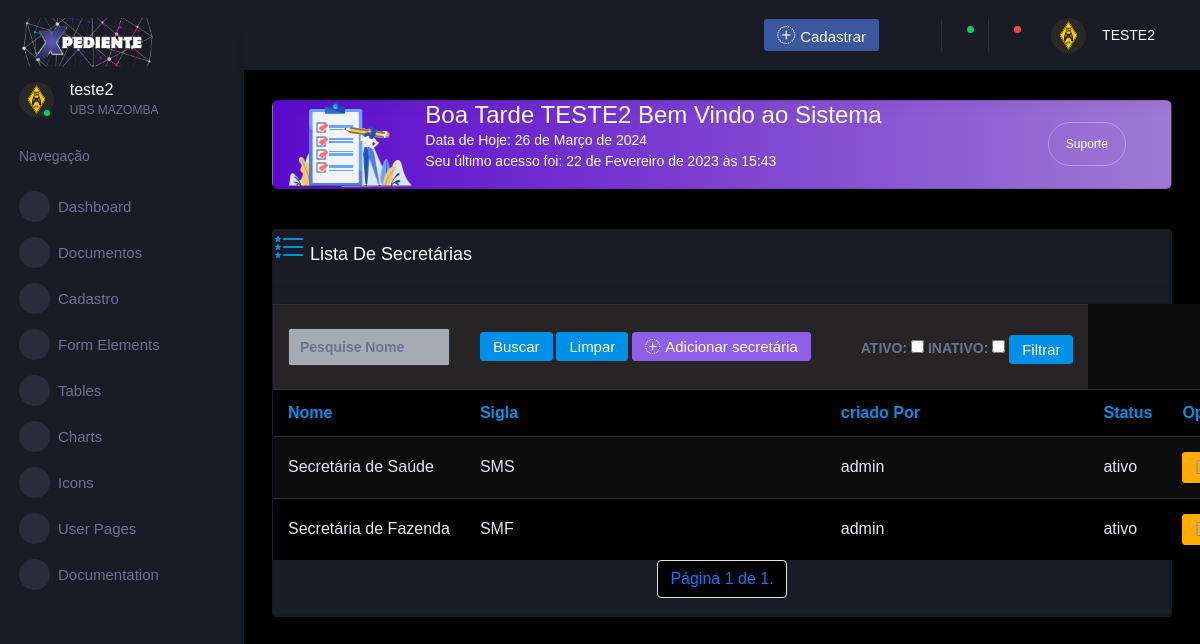
/secretaria_lista/ (signed in), run on the app's committed database.
### usuarios/models.py (models this page shows, shortened)
class Perfil(models.Model):
    nome = models.CharField(max_length=55, blank=False, null=True, verbose_name='Nome Completo')
    cpf = models.CharField(max_length=14, blank=False, null=True, verbose_name='CPf')
    matricula = models.CharField(max_length=20, blank=False, null=True, verbose_name='Matrícula')
    telefone = models.CharField(max_length=20, blank=False, null=True, verbose_name='Telefone')
    email = models.EmailField(max_length=100, blank=False, null=True, verbose_name='Email')
    foto = models.ImageField(("Sua Foto"), upload_to='userfoto/', height_field=None, width_field=None, max_length=None)
    cep = models.CharField(max_length=20, blank=False, null=True, verbose_name='Cep')
    prefeitura = models.ForeignKey(Prefeitura, on_delete=models.CASCADE, verbose_name='Prefeitura')
    secretaria = models.ForeignKey(Secretaria, on_delete=models.CASCADE, verbose_name='Secretária')
    setor = models.ForeignKey(Setor, on_delete=models.CASCADE, verbose_name='Setor')
    usuario = models.OneToOneField(User, on_delete=models.CASCADE, verbose_name='Usuario')

### App/models.py (models this page shows, shortened)
class Secretaria(models.Model):
    nome = models.CharField(max_length=40, blank=False, unique=True, null=True, verbose_name='Nome da Secretária')
    prefeitura = models.ForeignKey(Prefeitura, on_delete=models.CASCADE, verbose_name='Prefeitura')
    sigla = models.CharField(max_length=7, blank=False, null=True, verbose_name='Sigla da Secretária')
    phoneNumberRegex = RegexValidator(regex = r"^\+?1?\d{8,15}$") # regex validação
    telefone = models.CharField(validators = [phoneNumberRegex],max_length=17, blank=False, null=True, verbose_name='Telefone', )
    status =models.CharField(max_length=10, blank=False, null=True, verbose_name='Status',
        choices=(
         ( 'ativo' ,  'Ativo' ),
         ( 'inativo' , 'Inativo' ),
        ))
    cep = models.CharField(max_length=8, blank=False, null=True, verbose_name='cep')
    logradouro = models.CharField(max_length=70, blank=True, null=True, verbose_name='logradouro')
    complemento = models.CharField(max_length=70, blank=True, null=True, verbose_name='complemento')
    bairro = models.CharField(max_length=70, blank=True, null=True, verbose_name='bairro')
    localidade = models.CharField(max_length=70, blank=True, null=True, verbose_name='localidade')
    uf = models.CharField(max_length=10, blank=True, null=True, verbose_name='uf')
    criadopor = models.ForeignKey(User, on_delete=models.PROTECT)

### App/views.py (the view)
# urls.py: path('secretaria_lista/', SecretariaLista.as_view(), name='secretaria_lista'),
class SecretariaLista(LoginRequiredMixin,ListView):
    login_url = reverse_lazy('login')
    model = Secretaria
    context_object_name = 'secretarias'
    template_name='pages/secretaria/secretarialista.html'
    def get_context_data(self, *args, **kwargs):
        context = super().get_context_data(*args, **kwargs)
        context.update(Home.as_view()(self.request).context_data)
        return context
    paginate_by = 6
    def get_queryset(self):
        txt_nome = self.request.GET.get('nome')
        status = self.request.GET.get('status')
        if txt_nome:
             secretaria = Secretaria.objects.filter(nome__icontains=txt_nome)
             return secretaria
        if status:
            secretaria = Secretaria.objects.filter(status=status)
            return secretaria
        else:
            secretaria = Secretaria.objects.all()
        return secretaria

### App/views.py (called while the page is built)
    def get_context_data(self, **kwargs): #puxar conteudo para html
        context = super().get_context_data(**kwargs)
        context['num_prefeitura'] = Prefeitura.objects.count()
        context['num_secretaria'] = Secretaria.objects.count()
        context['num_setor'] = Setor.objects.count()
        context['num_colaborador'] = Colaborador.objects.count()
        data = datetime.date.today()
        hora = (datetime.datetime.now())
        horaint = int(hora.strftime('%H'))
        print( '....................Hoje é Dia : ',data, '....................')
        print(hora)
        print('Hora:',horaint)
        if horaint <= 12:
            msg = "Bom Dia"
        if horaint >= 12:
            msg = "Boa Tarde"
        if horaint >= 18:
            msg = "Boa Noite"
        context["msg"] = msg
        context["data"] = data
        return context

### App/templates/pages/secretaria/secretarialista.html (shortened to what this page needs)
{% extends 'pages/base/modelo.html' %}
{% load static %}
{%block conteudo%}
<div class="card ">
    <h4 class="card-title"><i class="bi bi-list-stars" style="font-size: 2rem; color: #0090e7;"></i> Lista de Secretárias</h4>
    <div class="card align-content-center text-align-items-center">
      </div>
    <div class="table-responsive-lg w-100">
        <table class="table table-striped w-100 bg-gradient-dark" >
            <tr class="w-100">
            <form class="nav-link mt-2 mt-md-0 d-none d-lg-flex w-100 search " action="?" method="GET">
                <tr style="background: #262424;">
                   <th><input type="text" name="nome" id="" value="{{request.GET.nome}}" class="form-control"   autocomplete="on" placeholder="Pesquise Nome"></th>
                <th>
                    <button class="btn btn-primary" id="button" type="submit">Buscar</button>
                    <a class="btn btn-primary" href="{% url 'secretaria_lista'%}">Limpar</a>
                    <a class="btn btn-info" href="{% url 'secretaria_new'%}"><i class="bi bi-plus-circle-dotted"></i>Adicionar secretária</a>
                </th>
                <th >
                    <form class="form-check form-switch " action="?" method="GET">
                        <div class="form-check form-switch">
                        <label  for="ativo">ATIVO:</label>
                        <input  type="checkbox" name="status" id="ativo" value="ativo">
                        <label  for="inativo">INATIVO:</label>
                        <input  type="checkbox" name="status" id="inativo" value="inativo">
                        <button class="btn btn-primary" id="button" type="submit">Filtrar</button>
                        </div>
                    </form>
                </th>
            </tr>
            </form>
        </tr>
            <tr>
                <th style="font-size: 1rem; color: #0090e7;" ><strong>Nome</strong> </th>
                <th style="font-size: 1rem; color: #0090e7;" ><strong>Sigla</strong> </th>
                <th style="font-size: 1rem; color: #0090e7;" ><strong>criado Por</strong> </th>
                <th style="font-size: 1rem; color: #0090e7;" ><strong>Status</strong> </th>
                <th style="font-size: 1rem; color: #0090e7;" ><strong>Opções</strong> </th>
            </tr>
            {%for secretaria in secretarias %}
            <tr>
                <td style="font-size: 1rem; color: #ebe6f2; margin-left: 80px;">{{secretaria.nome}}</td>
                <td style="font-size: 1rem; color: #ebe6f2; margin-left: 80px;">{{secretaria.sigla}}</td>
                <td style="font-size: 1rem; color: #ebe6f2; margin-left: 80px;">{{secretaria.criadopor}}</td>
                <td style="font-size: 1rem; color: #ebe6f2; margin-left: 80px;">{{secretaria.status}}</td>
                <td>
                    <a href="{% url 'secretaria_update' secretaria.id %}"class="btn btn-warning", title='Editar'><i class="bi bi-pencil-square" style="font-size: 1rem; color: cornflowerblue;"></i></a>
                </td>
                 </tr>
                {%empty%}
                <tr>
                <td>Nenhuma Prefeitura Registrada</td>
                </tr>
            {%endfor%}
        </table>
        <ul class="pagination justify-content-center">
            <li class="page-item">
                <span class="page-link">Página {{ page_obj.number }} de {{ page_obj.paginator.num_pages }}.</span>
            </li>
        </ul>
</div>
  {% endblock conteudo%}

### App/templates/pages/base/modelo.html (shortened to what this page needs)
{% load static %}
<!DOCTYPE html>
<html lang="pt-br" class="h-100">
  <head>
    {% block styles %}
    <link rel="stylesheet" href="{% static 'vendors/mdi/css/materialdesignicons.min.css'%}">
    <link rel="stylesheet" href="https://cdn.jsdelivr.net/npm/bootstrap-icons@1.10.3/font/bootstrap-icons.css">
    <link rel="stylesheet" href="{% static 'vendors/css/vendor.bundle.base.css'%}">
    <link rel="stylesheet" href="{% static 'vendors/jvectormap/jquery-jvectormap.css'%}">
    <link rel="stylesheet" href="{% static 'vendors/flag-icon-css/css/flag-icon.min.css'%}">
    <link rel="stylesheet" href="{% static 'vendors/owl-carousel-2/owl.carousel.min.css'%}">
    <link rel="stylesheet" href="{% static 'vendors/owl-carousel-2/owl.theme.default.min.css'%}">
    <link rel="stylesheet" href="{% static 'css/style.css'%}">
    {% endblock %}
  </head>
  <body>
    <div class="container-scroller">
      {% if request.user.is_authenticated %}
      {% block sidebar %}
      {% include 'pages/partials/_sidebar.html' %}
      {% endblock sidebar %}
      <div class="container-fluid page-body-wrapper">
        {% block navbar %}
        {% include 'pages/partials/_navbar.html' %}
        {% endblock navbar %}
        {% block saudacao %}
        <div class="main-panel">
          <div class="content-wrapper">
            <div class="row">
              <div class="col-12 grid-margin stretch-card">
                <div class="card corona-gradient-card">
                  <div class="card-body py-0 px-0 px-sm-3">
                    <div class="row align-items-center">
                      <div class="col-4 col-sm-3 col-xl-2">
                        <img src="{% static 'images/dashboard/Group126@2x.png'%}" class="gradient-corona-img img-fluid" alt="">
                      </div>
                      <div class="col-5 col-sm-7 col-xl-8 p-0">
                        {% if user.perfil.nome  %}
                        <h3 class="mb-1 mb-sm-0">{{msg}} {{user.perfil.nome}} Bem Vindo ao Sistema </h3>
                        <p class="mb-0 font-weight-normal d-none d-sm-block">Data de Hoje: {{data}}</p>
                        <p "mb-0 font-weight-normal d-none d-sm-block">Seu último acesso foi: {{request.user.last_login}}</p>
                        {% endif %}
                      </div>
                      <div class="col-3 col-sm-2 col-xl-2 pl-0 text-center">
                        <span>
                          <a href="" target="_blank" class="btn btn-outline-light btn-rounded get-started-btn">Suporte</a>
                        </span>
                      </div>
                    </div>
                  </div>
                </div>
              </div>
            </div>
            {% endblock saudacao %}
            {% block conteudo %}{% endblock conteudo %}
          {% endif %}
          {% block modal %}
          {% include 'pages/utils/modal.html' %}
          {% endblock modal %}
        </div>
      </div>
    </div>
  </body>
</html>

### App/templates/pages/partials/_navbar.html (shortened to what this page needs)
{% load static %}
<nav class="navbar p-0 fixed-top d-flex flex-row " >
  <div class="navbar-menu-wrapper flex-grow d-flex align-items-stretch" >
    <button class="navbar-toggler navbar-toggler align-self-center" type="button"data-toggle="minimize" >
      <span class="mdi mdi-menu"></span>
    </button>
    <ul class="navbar-nav w-100">
      <li class="nav-item w-100">
        <form class="nav-link mt-2 mt-md-0 d-none d-lg-flex search">
        </form>
      </li>
    </ul>
    <ul class="navbar-nav navbar-nav-right">
      <li class="nav-item dropdown d-none d-lg-block">
        <a class="nav-link btn btn-facebook create-new-button" id="createbuttonDropdown" data-toggle="dropdown" aria-expanded="false" href="#"><i class="bi bi-plus-circle-dotted"></i>Cadastrar</a>
      </li>
      <li class="nav-item nav-settings d-none d-lg-block">
        <a class="nav-link" href="#">
          <i class="mdi mdi-view-grid"></i>
        </a>
      </li>
      <li class="nav-item dropdown border-left">
        <a class="nav-link count-indicator dropdown-toggle" id="messageDropdown" href="#" data-toggle="dropdown" aria-expanded="false">
          <i class="mdi mdi-email"></i>
          <span class="count bg-success"></span>
        </a>
      </li>
      <li class="nav-item dropdown border-left">
        <a class="nav-link count-indicator dropdown-toggle" id="notificationDropdown" href="#" data-toggle="dropdown">
          <i class="mdi mdi-bell"></i>
          <span class="count bg-danger"></span>
        </a>
      </li>
      <li class="nav-item dropdown">
        <a class="nav-link" id="profileDropdown" href="#" data-toggle="dropdown">
          <div class="navbar-profile">
            {% if user.perfil.foto  %}
            <img class="img-xs rounded-circle" src="{{ user.perfil.foto.url }}" alt="">
            {% else %}
            <img class="img-xs rounded-circle" src="{%static 'images/faces/semfoto.jpg'%}" alt="">
            {% endif %}
            <p class="mb-0 d-none d-sm-block navbar-profile-name">{{user.perfil.nome}}</p>
            <i class="mdi mdi-menu-down d-none d-sm-block"></i>
          </div>
        </a>
      </li>
    </ul>
  </div>
</nav>

### data on the page
Secretaria: nome "Secretária de Saúde", sigla "SMS", criadopor "admin", status "ativo"
Secretaria: nome "Secretária de Fazenda", sigla "SMF", criadopor "admin", status "ativo"

### other printed values
{{ user.perfil.nome }} "TESTE2"
{{ msg }} "Boa Tarde"
{{ request.user.last_login }} "22 de Fevereiro de 2023 às 15:43"
{{ page_obj.number }} "1"
{{ page_obj.paginator.num_pages }} "1"
